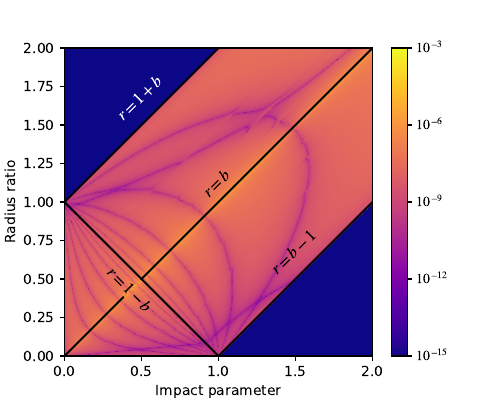

The script that saved this image:
# Uses new formulation from limbdark paper.
using Limbdark
import Limbdark: Transit_Struct, s2

#include("s2_stable.jl")
#include("../../../src/s2.jl")
#include("../../../src/define_constants.jl")

if VERSION >= v"0.7"
  using DelimitedFiles
end

using PyPlot
nb = 1001; nr = 1001
b=range(0.0,stop=2,length=nr)
r=range(0.0,stop=2,length=nr)

# We compute the `occultquad` flux in
# a separate Python call
fgrid = readdlm("s2_MA2002.txt")

fgrid_old = zeros(Float64,nr,nb)
fgrid_big = zeros(Float64,nr,nb)
resid = zeros(Float64,nr,nb)
for ib=1:nb
  for ir=1:nr
    fgrid_big[ir,ib]=convert(Float64,s2(big(r[ir]),big(b[ib])))
    resid[ir,ib] = abs.(fgrid[ir,ib]-fgrid_big[ir,ib])
    if resid[ir,ib] < 1e-15
      resid[ir,ib] = 1e-15
    end
  end
end

clf()
figure(figsize=(5, 4))
logresid = log10.(resid)
img=imshow(logresid,interpolation="nearest",origin="lower",
           extent=[0,2,0,2],cmap="plasma",vmin=-15, vmax=-3)
plot([0,1],[1,2],"k-")
plot([1,2],[0,1],"k-")
plot([0,0.38],[0,0.38],"k-")
plot([0.5,2],[0.5,2],"k-")
plot([0,1],[1,0],"k-")
annotate(L"$r = 1 + b$", xy=(0.5, 1.5), xytext=(0, 0), xycoords="data",
         textcoords="offset points", ha="center", va="bottom",
         fontsize=12, color="w", rotation=45)

annotate(L"$r = b$", xy=(1, 1), xytext=(0, 0), xycoords="data",
         textcoords="offset points", ha="center", va="bottom",
         fontsize=12, color="k", rotation=45)

annotate(L"$r = b - 1$", xy=(1.5, 0.5), xytext=(0, 0), xycoords="data",
         textcoords="offset points", ha="center", va="bottom",
         fontsize=12, color="k", rotation=45)

annotate(L"$r = 1 - b$", xy=(0.5, 0.5), xytext=(-9, -9), xycoords="data",
         textcoords="offset points", ha="center", va="center",
         fontsize=12, color="k", rotation=-45)

xlabel("Impact parameter")
ylabel("Radius ratio")
ticks = [-15, -12, -9, -6, -3]
cbar = colorbar(img, ticks=ticks)
cbar[:ax][:set_yticklabels]([L"$10^{-15}$",
                             L"$10^{-12}$",
                             L"$10^{-9}$",
                             L"$10^{-6}$",
                             L"$10^{-3}$"])

savefig("s2_residuals_MA2002.pdf")
